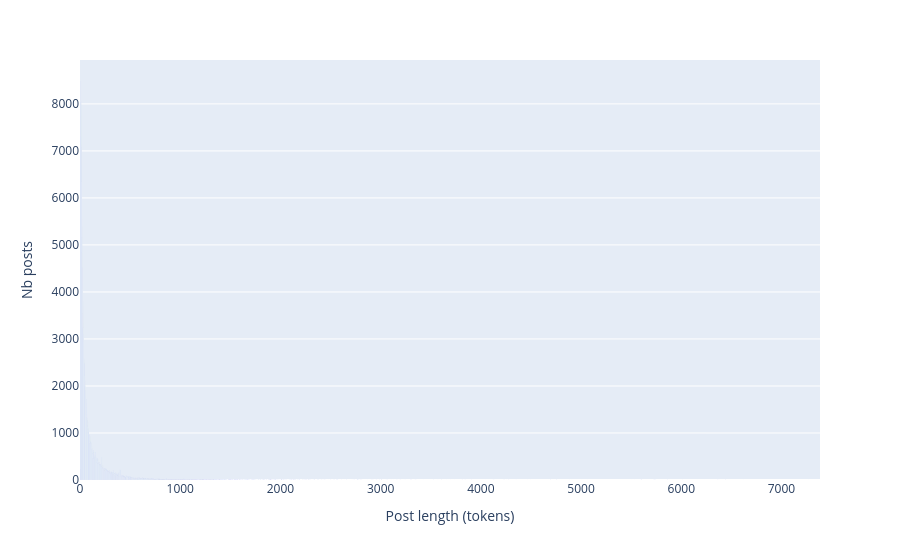

This figure's notebook cell:
### Code cell
fig = px.bar(
    data_frame=lens_posts, 
    x="Post length (tokens)",
    y="Nb posts" 
)
fig.show()

### Figure 1 — Plotly figure (JSON) as saved in the notebook; plotly's stock layout.template omitted (floating-point values rounded to 4 significant figures; data arrays with more than 128 entries replaced by an {"elided": "..."} marker saying what was removed)
{"data": [{"alignmentgroup": "True", "hovertemplate": "Post length (tokens)=%{x}<br>Nb posts=%{y}<extra></extra>", "legendgroup": "", "marker": {"color": "#636efa", "pattern": {"shape": ""}}, "name": "", "offsetgroup": "", "orientation": "v", "showlegend": false, "textposition": "auto", "type": "bar", "x": {"elided": "1776 int values"}, "xaxis": "x", "y": {"elided": "1776 int values"}, "yaxis": "y"}], "layout": {"barmode": "relative", "legend": {"tracegroupgap": 0}, "margin": {"t": 60}, "xaxis": {"anchor": "y", "domain": [0, 1], "title": {"text": "Post length (tokens)"}}, "yaxis": {"anchor": "x", "domain": [0, 1], "title": {"text": "Nb posts"}}}}
